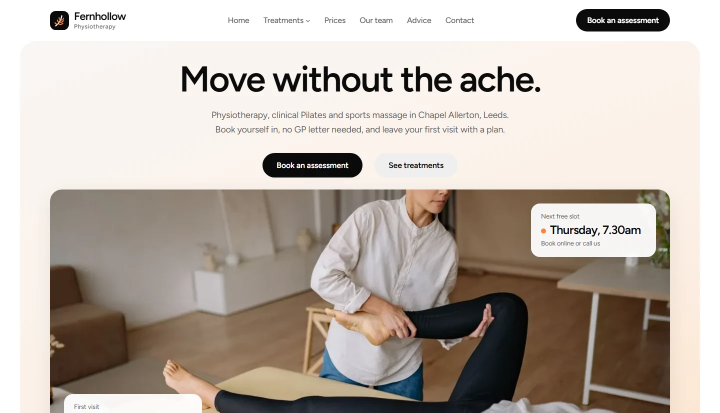
#> input picture src/assets/agencies/fernhollow.webp, 1440 x 826 px (shown at 1/2 size)
$ python sheet.py ../../../src/assets/agencies/fernhollow.webp out.png
#> lines starting #> are read from the running program, lines starting #| are printed output that depends on the picture
"""Turn a tall full-page screenshot into a side-by-side contact sheet for review.

Usage: python sheet.py <in.png> <out.png> [--col 1400] [--scale 0.5]
Cuts the page into columns of <col> source px, scales them, and lays them left to right.
"""
import argparse
from PIL import Image

ap = argparse.ArgumentParser()
ap.add_argument("src")
ap.add_argument("out")
ap.add_argument("--col", type=int, default=1400)
ap.add_argument("--scale", type=float, default=0.5)
a = ap.parse_args()

im = Image.open(a.src).convert("RGB")
#> im is the input picture: PIL image 1440x826 RGB; mean R, G, B 189.3, 179.7, 171.3
w, h = im.size
#> w = 1440; h = 826
cols = [im.crop((0, y, w, min(y + a.col, h))) for y in range(0, h, a.col)]
#> cols = 1 item
cw, ch = int(w * a.scale), int(a.col * a.scale)
#> cw = 720; ch = 700
gap = 12
sheet = Image.new("RGB", (len(cols) * (cw + gap) - gap, ch), (128, 128, 128))
#> sheet: PIL image 720x700 RGB; every value is 128
for i, c in enumerate(cols):
    c = c.resize((cw, int(c.size[1] * a.scale)), Image.LANCZOS)
    sheet.paste(c, (i * (cw + gap), 0))
#> this loop made 1 pass
#> pass 1, `c = c.resize((cw, int(c.size[1] * a.scale)), Image.LANCZOS)`:
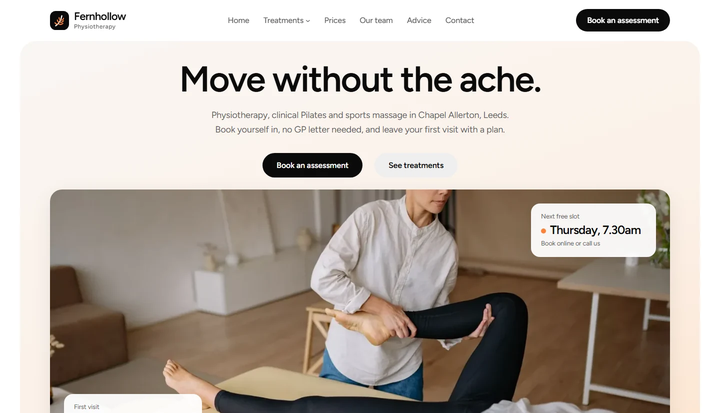
#> c: PIL image 720x413 RGB; mean R, G, B 189.2, 179.7, 171.3
#> after the loop:
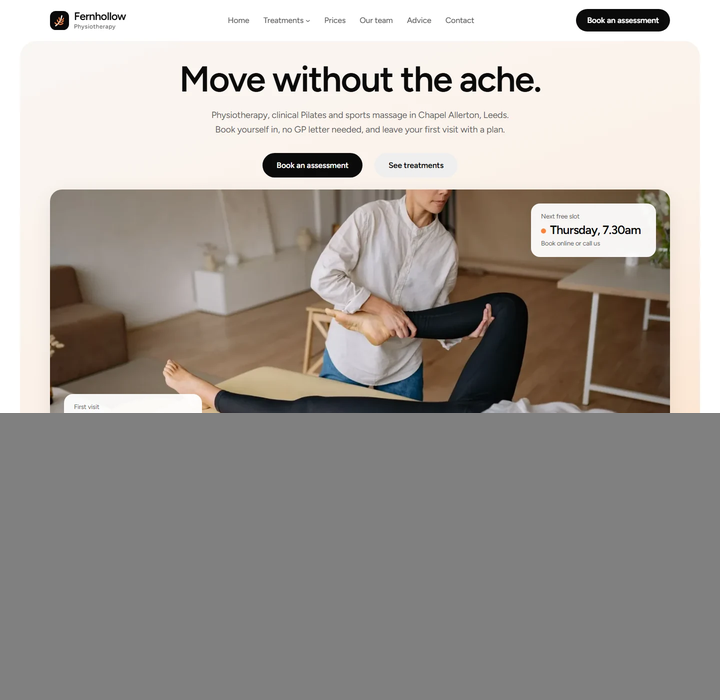
#> sheet: PIL image 720x700 RGB; mean R, G, B 164.1, 158.5, 153.6
sheet.save(a.out)
print(a.out, sheet.size, f"{len(cols)} cols from {w}x{h}")
#| out.png (720, 700) 1 cols from 1440x826

$ run again, on src/assets/agencies/thornwick.webp
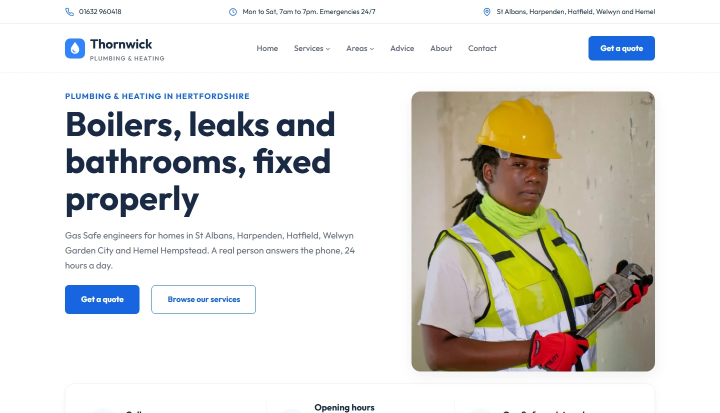
#> input picture src/assets/agencies/thornwick.webp, 1440 x 826 px (shown at 1/2 size)
#> im is the input picture: PIL image 1440x826 RGB; mean R, G, B 222.8, 221.1, 215.2
#> cols = 1 item
#> the loop `for i, c in enumerate(cols):` made 1 pass
#> pass 1, `c = c.resize((cw, int(c.size[1] * a.scale)), Image.LANCZOS)`:
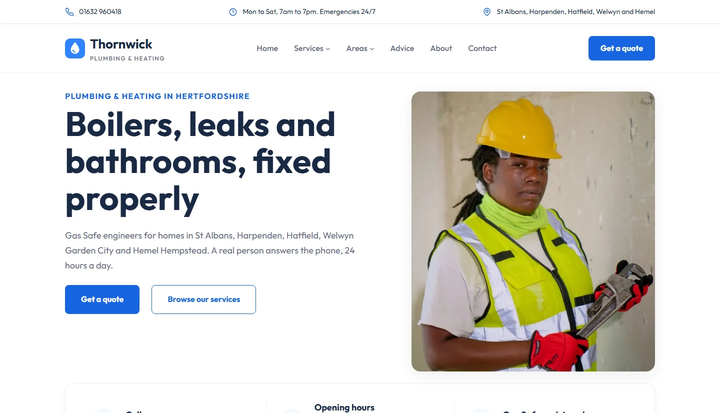
#> c: PIL image 720x413 RGB; mean R, G, B 222.6, 220.9, 215.1
#> after the loop `for i, c in enumerate(cols):`:
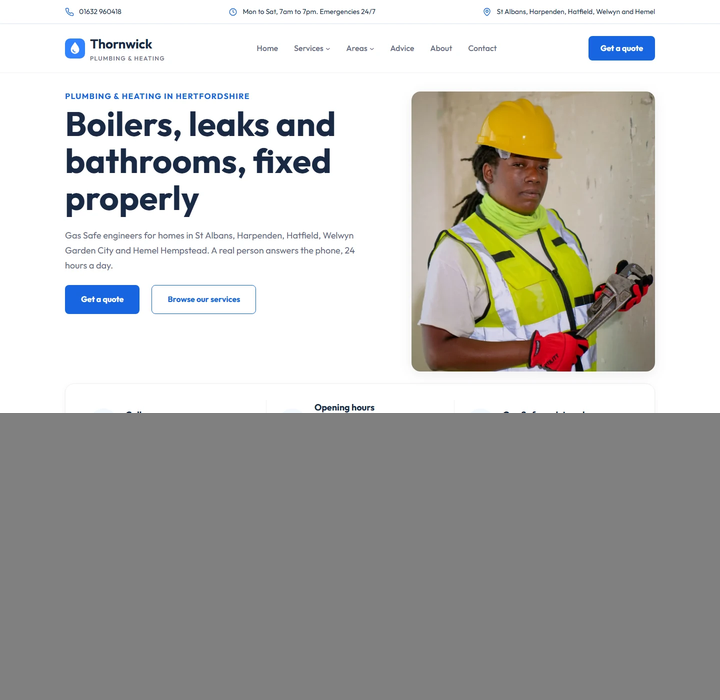
#> sheet: PIL image 720x700 RGB; mean R, G, B 183.8, 182.8, 179.4
#| out.png (720, 700) 1 cols from 1440x826
